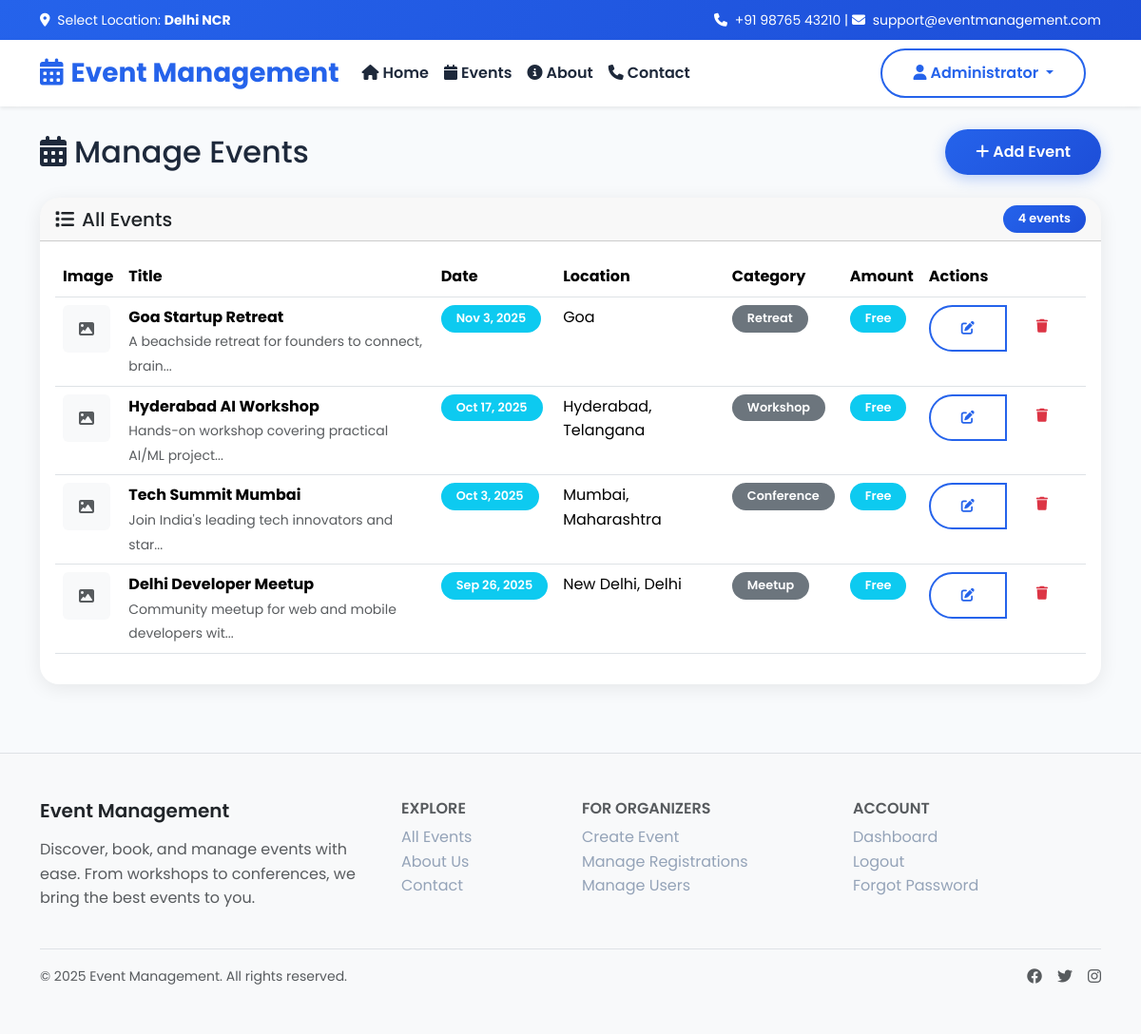
/admin/events.php (signed in), run on the app's committed database.
### tables this page shows
CREATE TABLE IF NOT EXISTS events (
	id INT AUTO_INCREMENT PRIMARY KEY,
	title VARCHAR(150) NOT NULL,
	description TEXT NOT NULL,
	date DATE NOT NULL,
	location VARCHAR(200) NOT NULL,
	image VARCHAR(255) DEFAULT NULL,
	category VARCHAR(100) DEFAULT NULL,
	created_at TIMESTAMP DEFAULT CURRENT_TIMESTAMP,
	INDEX idx_date (date),
	INDEX idx_category (category)
);

### includes/config.php (called while the page is built, shortened)
<?php
function isLoggedIn(): bool {
	return isset($_SESSION['user']);
}
function csrf_token(): string {
	return $_SESSION['csrf_token'];
}

### admin/events.php (the view, shortened to what this page needs)
<?php
require_once __DIR__ . '/../includes/db.php';
require_once __DIR__ . '/../partials/header.php';
$events = $pdo->query('SELECT * FROM events ORDER BY date DESC')->fetchAll();
?>
<div class="d-flex justify-content-between align-items-center mb-4" data-aos="fade-up">
	<h2 class="mb-0"><i class="fas fa-calendar-alt me-2"></i>Manage Events</h2>
	<button class="btn btn-primary" onclick="resetForm()" data-bs-toggle="modal" data-bs-target="#eventModal">
		<i class="fas fa-plus me-1"></i>Add Event
	</button>
</div>
<div class="card" data-aos="fade-up" data-aos-delay="100">
	<div class="card-header d-flex justify-content-between align-items-center">
		<h5 class="mb-0"><i class="fas fa-list me-2"></i>All Events</h5>
		<span class="badge bg-primary"><?php echo count($events); ?> events</span>
	</div>
	<div class="card-body">
		<div class="table-responsive">
			<table id="eventsTable" class="table table-hover">
				<thead>
					<tr>
						<th>Image</th>
						<th>Title</th>
						<th>Date</th>
						<th>Location</th>
						<th>Category</th>
						<th>Amount</th>
						<th>Actions</th>
					</tr>
				</thead>
				<tbody>
					<?php foreach ($events as $ev): ?>
					<tr data-event-id="<?php echo (int)$ev['id']; ?>">
						<td>
							<?php if (!empty($ev['image'])): ?>
								<img src="<?php echo BASE_URL . 'uploads/' . htmlspecialchars($ev['image'], ENT_QUOTES); ?>"
									 alt="Event image" class="rounded" style="width:50px;height:50px;object-fit:cover;">
							<?php else: ?>
								<div class="bg-light rounded d-flex align-items-center justify-content-center" style="width:50px;height:50px;">
									<i class="fas fa-image text-muted"></i>
								</div>
							<?php endif; ?>
						</td>
						<td>
							<div class="fw-bold event-title"><?php echo htmlspecialchars($ev['title'], ENT_QUOTES); ?></div>
							<small class="text-muted"><?php echo substr(htmlspecialchars($ev['description'], ENT_QUOTES), 0, 50); ?>...</small>
						</td>
						<td>
							<span class="badge bg-info event-date" data-date="<?php echo $ev['date']; ?>"><?php echo date('M j, Y', strtotime($ev['date'])); ?></span>
						</td>
						<td class="event-location"><?php echo htmlspecialchars($ev['location'], ENT_QUOTES); ?></td>
						<td>
							<?php if (!empty($ev['category'])): ?>
								<span class="badge bg-secondary event-category"><?php echo htmlspecialchars($ev['category'], ENT_QUOTES); ?></span>
							<?php else: ?>
								<span class="text-muted event-category">-</span>
							<?php endif; ?>
						</td>
						<td class="event-amount">
							<?php if (!empty($ev['amount']) && $ev['amount'] > 0): ?>
								<span class="badge bg-success">₹<?php echo number_format($ev['amount'], 2); ?></span>
							<?php else: ?>
								<span class="badge bg-info">Free</span>
							<?php endif; ?>
						</td>
						<td>
							<div class="btn-group" role="group">
								<button class="btn btn-sm btn-outline-primary" onclick="editEvent(<?php echo (int)$ev['id']; ?>)" title="Edit">
									<i class="fas fa-edit"></i>
								</button>
								<a class="btn btn-sm btn-outline-danger" href="?action=delete&id=<?php echo (int)$ev['id']; ?>&csrf_token=<?php echo htmlspecialchars(csrf_token(), ENT_QUOTES); ?>"
								   onclick="return confirm('Delete this event?')" title="Delete">
									<i class="fas fa-trash"></i>
								</a>
							</div>
						</td>
					</tr>
					<?php endforeach; ?>
				</tbody>
			</table>
		</div>
	</div>
</div>
<?php require_once __DIR__ . '/../partials/footer.php'; ?>

### partials/header.php (shortened to what this page needs)
<?php
require_once __DIR__ . '/../includes/config.php';
?>
<!DOCTYPE html>
<html lang="en">
<head>
	<link href="https://cdn.jsdelivr.net/npm/bootstrap@5.3.3/dist/css/bootstrap.min.css" rel="stylesheet">
	<link href="https://unpkg.com/aos@2.3.4/dist/aos.css" rel="stylesheet">
	<link href="https://cdn.datatables.net/1.13.7/css/dataTables.bootstrap5.min.css" rel="stylesheet">
	<link href="https://cdnjs.cloudflare.com/ajax/libs/font-awesome/6.4.0/css/all.min.css" rel="stylesheet">
	<link rel="stylesheet" href="<?php echo BASE_URL; ?>assets/css/styles.css">
</head>
<body>
	<div class="bg-primary text-white py-2">
		<div class="container">
			<div class="row align-items-center">
				<div class="col-md-6">
					<small><i class="fas fa-map-marker-alt me-1"></i> Select Location: <strong>Delhi NCR</strong></small>
				</div>
				<div class="col-md-6 text-end">
					<small><i class="fas fa-phone me-1"></i> +91 98765 43210 | <i class="fas fa-envelope me-1"></i> support@eventmanagement.com</small>
				</div>
			</div>
		</div>
	</div>
	<nav class="navbar navbar-expand-lg navbar-light bg-white shadow-sm sticky-top">
		<div class="container">
			<a class="navbar-brand fw-bold fs-3 text-primary" href="<?php echo BASE_URL; ?>index.php">
				<i class="fas fa-calendar-alt me-2"></i><?php echo APP_NAME; ?>
			</a>
			<div class="collapse navbar-collapse" id="navbarNav">
				<ul class="navbar-nav me-auto">
					<li class="nav-item">
						<a class="nav-link fw-semibold" href="<?php echo BASE_URL; ?>index.php">
							<i class="fas fa-home me-1"></i>Home
						</a>
					</li>
					<li class="nav-item">
						<a class="nav-link fw-semibold" href="<?php echo BASE_URL; ?>pages/events.php">
							<i class="fas fa-calendar me-1"></i>Events
						</a>
					</li>
					<li class="nav-item">
						<a class="nav-link fw-semibold" href="<?php echo BASE_URL; ?>pages/about.php">
							<i class="fas fa-info-circle me-1"></i>About
						</a>
					</li>
					<li class="nav-item">
						<a class="nav-link fw-semibold" href="<?php echo BASE_URL; ?>pages/contact.php">
							<i class="fas fa-phone me-1"></i>Contact
						</a>
					</li>
				</ul>
				<div class="d-flex align-items-center">
					<?php if (isLoggedIn()): ?>
						<div class="dropdown me-3">
							<button class="btn btn-outline-primary dropdown-toggle" type="button" data-bs-toggle="dropdown">
								<i class="fas fa-user me-1"></i><?php echo htmlspecialchars($_SESSION['user']['name'], ENT_QUOTES); ?>
							</button>
						</div>
					<?php endif; ?>
				</div>
			</div>
		</div>
	</nav>
	<main class="py-4">
		<div class="container">

### partials/footer.php (shortened to what this page needs)
		</div>
	</main>
	<footer class="bg-light border-top mt-5">
		<div class="container py-5">
			<div class="row">
				<div class="col-md-4 mb-4">
					<h5 class="mb-3 text-dark"><?php echo APP_NAME; ?></h5>
					<p class="text-muted">Discover, book, and manage events with ease. From workshops to conferences, we bring the best events to you.</p>
				</div>
				<div class="col-md-2 mb-4">
					<h6 class="text-uppercase text-muted">Explore</h6>
					<ul class="list-unstyled">
						<li><a class="text-decoration-none" href="<?php echo BASE_URL; ?>pages/events.php">All Events</a></li>
						<li><a class="text-decoration-none" href="<?php echo BASE_URL; ?>pages/about.php">About Us</a></li>
						<li><a class="text-decoration-none" href="<?php echo BASE_URL; ?>pages/contact.php">Contact</a></li>
					</ul>
				</div>
				<div class="col-md-3 mb-4">
					<h6 class="text-uppercase text-muted">For Organizers</h6>
					<ul class="list-unstyled">
						<li><a class="text-decoration-none" href="<?php echo BASE_URL; ?>admin/events.php">Create Event</a></li>
						<li><a class="text-decoration-none" href="<?php echo BASE_URL; ?>admin/registrations.php">Manage Registrations</a></li>
						<li><a class="text-decoration-none" href="<?php echo BASE_URL; ?>admin/users.php">Manage Users</a></li>
					</ul>
				</div>
				<div class="col-md-3 mb-4">
					<h6 class="text-uppercase text-muted">Account</h6>
					<ul class="list-unstyled">
						<?php if (!isLoggedIn()): ?>
							<li><a class="text-decoration-none" href="<?php echo BASE_URL; ?>auth/login.php">Login</a></li>
							<li><a class="text-decoration-none" href="<?php echo BASE_URL; ?>auth/register.php">Sign Up</a></li>
						<?php else: ?>
							<li><a class="text-decoration-none" href="<?php echo BASE_URL; ?>pages/dashboard.php">Dashboard</a></li>
							<li><a class="text-decoration-none" href="<?php echo BASE_URL; ?>auth/logout.php">Logout</a></li>
						<?php endif; ?>
						<li><a class="text-decoration-none" href="<?php echo BASE_URL; ?>auth/forgot.php">Forgot Password</a></li>
					</ul>
				</div>
			</div>
			<div class="border-top pt-3 d-flex justify-content-between align-items-center">
				<small class="text-muted">© <?php echo date('Y'); ?> <?php echo APP_NAME; ?>. All rights reserved.</small>
				<div class="d-flex gap-3">
					<a href="#" class="text-muted"><i class="fab fa-facebook"></i></a>
					<a href="#" class="text-muted"><i class="fab fa-twitter"></i></a>
					<a href="#" class="text-muted"><i class="fab fa-instagram"></i></a>
				</div>
			</div>
		</div>
	</footer>
</body>
</html>

### assets/css/styles.css (style rules this page uses)
:root { --primary-color: #2563eb; --primary-dark: #1d4ed8; --secondary-color: #64748b; --accent-color: #f59e0b; --success-color: #10b981; --danger-color: #ef4444; --warning-color: #f59e0b; --light-bg: #f8fafc; --dark-text: #1e293b; --border-color: #e2e8f0; }
body { background-color: var(--light-bg); font-family: 'Poppins', -apple-system, BlinkMacSystemFont, 'Segoe UI', Roboto, sans-serif; color: var(--dark-text); line-height: 1.6; }
.bg-primary { background: linear-gradient(135deg, var(--primary-color), var(--primary-dark)) !important; }
.navbar { box-shadow: 0 2px 20px rgba(0,0,0,0.08); backdrop-filter: blur(10px); background: rgba(255,255,255,0.95) !important; }
.navbar-brand { color: var(--primary-color) !important; font-weight: 700; }
.nav-link { color: var(--dark-text) !important; font-weight: 500; transition: all 0.3s ease; position: relative; }
.nav-link::after { content: ''; position: absolute; width: 0; height: 2px; bottom: 0; left: 50%; background: var(--primary-color); transition: all 0.3s ease; }
.card { border: none; border-radius: 20px; box-shadow: 0 4px 20px rgba(0,0,0,0.08); transition: all 0.3s ease; overflow: hidden; background: white; }
.badge { font-weight: 600; padding: 0.5rem 1rem; border-radius: 50px; font-size: 0.8rem; }
.badge.bg-primary { background: linear-gradient(135deg, var(--primary-color), var(--primary-dark)) !important; }
.btn { border-radius: 50px; font-weight: 600; padding: 0.75rem 2rem; transition: all 0.3s ease; border: none; }
.btn-primary { background: linear-gradient(135deg, var(--primary-color), var(--primary-dark)); box-shadow: 0 4px 15px rgba(37, 99, 235, 0.3); }
.btn-outline-primary { border: 2px solid var(--primary-color); color: var(--primary-color); background: transparent; }
footer { background: var(--dark-text); color: white; margin-top: 4rem; }
footer h5, footer h6 { color: white; font-weight: 600; }
footer a { color: #94a3b8; text-decoration: none; transition: color 0.3s ease; }

### data on the page
events: title "Goa Startup Retreat", description "A beachside retreat for founders to connect, brain", date "Nov 3, 2025", location "Goa", category "Retreat"
events: title "Hyderabad AI Workshop", description "Hands-on workshop covering practical AI/ML project", date "Oct 17, 2025", location "Hyderabad, Telangana", category "Workshop"
events: title "Tech Summit Mumbai", description "Join India's leading tech innovators and star", date "Oct 3, 2025", location "Mumbai, Maharashtra", category "Conference"
events: title "Delhi Developer Meetup", description "Community meetup for web and mobile developers wit", date "Sep 26, 2025", location "New Delhi, Delhi", category "Meetup"

### other printed values
APP_NAME "Event Management"
$_SESSION['user']['name'] "Administrator"
count($events) "4"
